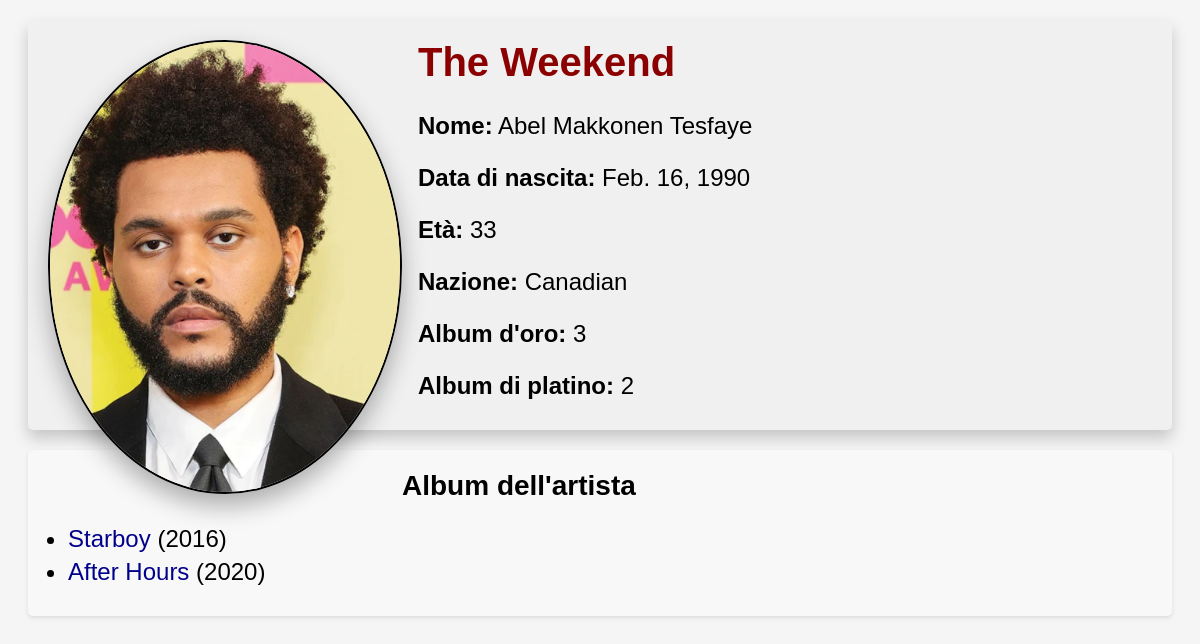
The app's page /ab/artists/2 with its own data.
### Audiobase/models.py (models this page shows, shortened)
class Artist(models.Model):
    ida = models.AutoField(primary_key=True)  # primary key
    aname = models.CharField(max_length=100, verbose_name="Name")
    stagename = models.CharField(max_length=100, verbose_name="Stage name")
    birth = models.DateField("Birth")
    age = models.IntegerField(default=0)    # read only
    n_gold = models.IntegerField(default=0, verbose_name="Gold records")  # read only
    n_plat = models.IntegerField(default=0, verbose_name="Platinum records")  # read only
    nation = models.CharField(max_length=100, verbose_name="Nationality")
    artist_image = models.ImageField(null=True, blank=True, upload_to="artist_img/")    # profile pic
    show_ida = models.IntegerField(verbose_name="Ida", null=True, default=-1)

class Album(models.Model):
    idb = models.AutoField(primary_key=True)  # primary key
    ida = models.ForeignKey(Artist, on_delete=models.CASCADE)  # foreign key, read only
    artist_name = models.CharField(max_length=100, verbose_name="Artist", default="Artist name will appear here...")    # read only
    bname = models.CharField(max_length=100, verbose_name="Name")
    year = models.IntegerField(verbose_name="Release year")
    genre = models.CharField(max_length=100)
    gold = models.BooleanField(verbose_name="Gold record")
    plat = models.BooleanField(verbose_name="Platinum record")
    album_image = models.ImageField(null=True, blank=True, upload_to="album_img/")  # album cover
    show_idb = models.IntegerField(verbose_name="Idb", null=True, default=-1)

### Audiobase/views.py (the view)
# urls.py: path('artists/<int:artist_id>', views.artist_bio, name='artist_bio'),
def artist_bio(request, artist_id):
    try:
        artist_obj = Artist.objects.get(ida=artist_id)
    except Artist.DoesNotExist:
        raise Http404("L'artista non esiste")
    context = {
        'artist': artist_obj,
        'albums': artist_obj.album_set.all(),
        'path_stagename': artist_obj.stagename.replace(" ", "").lower()   #   artist images path in the folder
    }
    return render(request, 'Audiobase/artist.html', context)

### Audiobase/templates/Audiobase/artist.html (shortened to what this page needs)
<!DOCTYPE html>
<html>
<head>
</head>
<body>
<div class="artist-info">
    <div class="artist-image">
        <img src="/media/artist_img/a{{ artist.ida }}_{{ path_stagename }}.jpg" alt="artist profile pic">
    </div>
    <div style="margin-left: 370px;">
        <h1 style="color: #8b0000;">{{ artist.stagename }}</h1>
        <p><strong>Nome:</strong> {{ artist.aname }}</p>
        <p><strong>Data di nascita:</strong> {{ artist.birth }}</p>
        <p><strong>Età:</strong> {{ artist.age }}</p>
        <p><strong>Nazione:</strong> {{ artist.nation }}</p>
        <p><strong>Album d'oro:</strong> {{ artist.n_gold }}</p>
        <p><strong>Album di platino:</strong> {{ artist.n_plat }}</p>
    </div>
</div>
<div class="album-list">
    <h2>Album dell'artista</h2>
    <ul>
        {% for album in albums %}
            <li><a href="{% url 'album_bio' album.idb %}">{{ album.bname }}</a> ({{ album.year }})</li>
        {% empty %}
            <li class="no-albums">Nessun album disponibile</li>
        {% endfor %}
    </ul>
</div>
</body>
</html>

### Audiobase/templates/Audiobase/artist.html (style rules this page uses)
.artist-info { margin: 20px; background-color: #f0f0f0; padding: 20px; border-radius: 5px; box-shadow: 0 8px 16px rgba(0, 0, 0, 0.2); }
.artist-image { float: left; width: 350px; height: 450px; border-radius: 50%; overflow: hidden; border: 2px solid #000; box-shadow: 0 12px 24px rgba(0, 0, 0, 0.3); }
.artist-image img { width: 100%; height: 100%; object-fit: cover; }
.album-list { margin: 20px; background-color: #f8f8f8; color: #000000; padding: 20px; border-radius: 5px; box-shadow: 0 2px 4px rgba(0, 0, 0, 0.1); }
a { color: #00008BFF; text-decoration: none; border-bottom: none; }
body { font-family: Candara, Arial, sans-serif; background-color: #f5f5f5; }
h1 { color: #8b0000; font-size: 40px; font-weight: bold; margin-top: 0; }
p { color: #000; font-size: 24px; margin-bottom: 10px; }
h2 { color: #000; font-size: 28px; font-weight: bold; margin-top: 0; }
ul { list-style-type: disc; padding-left: 20px; margin-top: 10px; margin-bottom: 10px; }
li { color: #000; font-size: 24px; margin-bottom: 5px; }

### records on screen
Artist: stagename "The Weekend", aname "Abel Makkonen Tesfaye", birth "Feb. 16, 1990", age "33", nation "Canadian", n_gold "3", n_plat "2"
Album: bname "Starboy", year "2016"
Album: bname "After Hours", year "2020"
